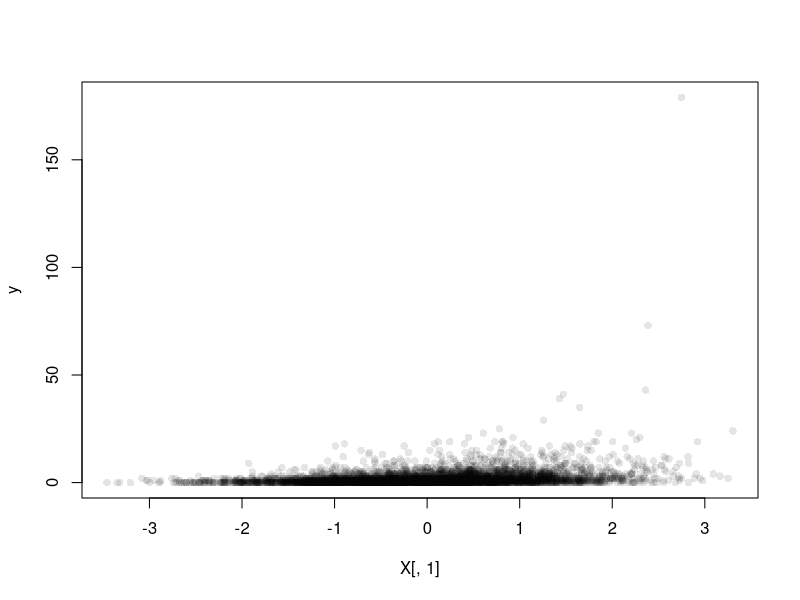
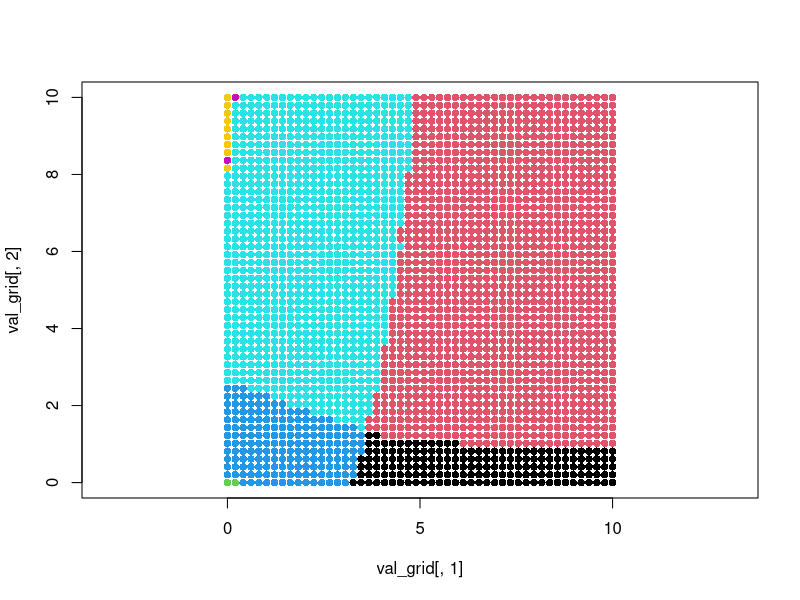

Here is the R script that generated these plots, in order:
rm(list=ls())
#see if I understand how poisson regression works
set.seed(100)
X = matrix(rnorm(10000), ncol = 2)
beta = c(0.5,1)
inner_product = X %*% beta
y = sapply(1:length(inner_product), function(x){
  rpois(1, lambda = exp(inner_product[x]))
})
plot(X[,1], y, col = rgb(0,0,0,0.1), pch = 16)

fit = stats::glm.fit(x = X, y = y, family = stats::poisson(), intercept = F)
stats::coef(fit)

###########################
# now try for glmnet
set.seed(100)
X = matrix(rnorm(10000), ncol = 2)
beta = c(0.5,1)
inner_product = X %*% beta
y = sapply(1:length(inner_product), function(x){
  max(rpois(1, lambda = exp(inner_product[x]))+rnorm(1),0)
})

fit = glmnet::glmnet(x = X, y = y, family = "poisson", intercept = F)
coef(fit, s = 1.5)

##################

# let's try the grid now
set.seed(100)
X = matrix(rnorm(6), ncol = 3)
y = c(1,5)
fit = glmnet::glmnet(x = X, y = y, family = "poisson", intercept = F)
lambda = 2
coef(fit, s = lambda)

val_length <- 50; val_max <- 10
val_grid <- expand.grid(seq(0, val_max, length.out=val_length),
                        seq(0, val_max, length.out=val_length))
fit_mat <- sapply(1:nrow(val_grid), function(x){
  if(x %% floor(nrow(val_grid)/10) == 0) cat('*')

  tryCatch({
    fit = glmnet::glmnet(x = X, y = as.numeric(val_grid[x,]), family = "poisson", intercept = F)
    as.numeric(coef(fit, s = lambda))
  }, error = function(e){
    rep(NA, 4)
  })
})

fit_mat <- fit_mat[-1,]

# convert to signs
idx <- which(apply(fit_mat, 2, function(x){all(is.na(x))}))
if(length(idx) > 0){
  val_grid <- val_grid[-idx,]
  fit_mat <- fit_mat[,-idx]
}

sign_mat <- apply(fit_mat, 2, function(x){
  vec <- rep(0, 3)
  vec[which(x > 1e-6)] <- 1
  vec[which(x < -1e-6)] <- -1
  vec
})

sign_string <- apply(sign_mat, 2, function(x){paste0(x, collapse = "")})
table(sign_string)
sign_string <- as.numeric(as.factor(sign_string))
plot(val_grid[,1], val_grid[,2], pch = 16, col = sign_string, asp = T)
